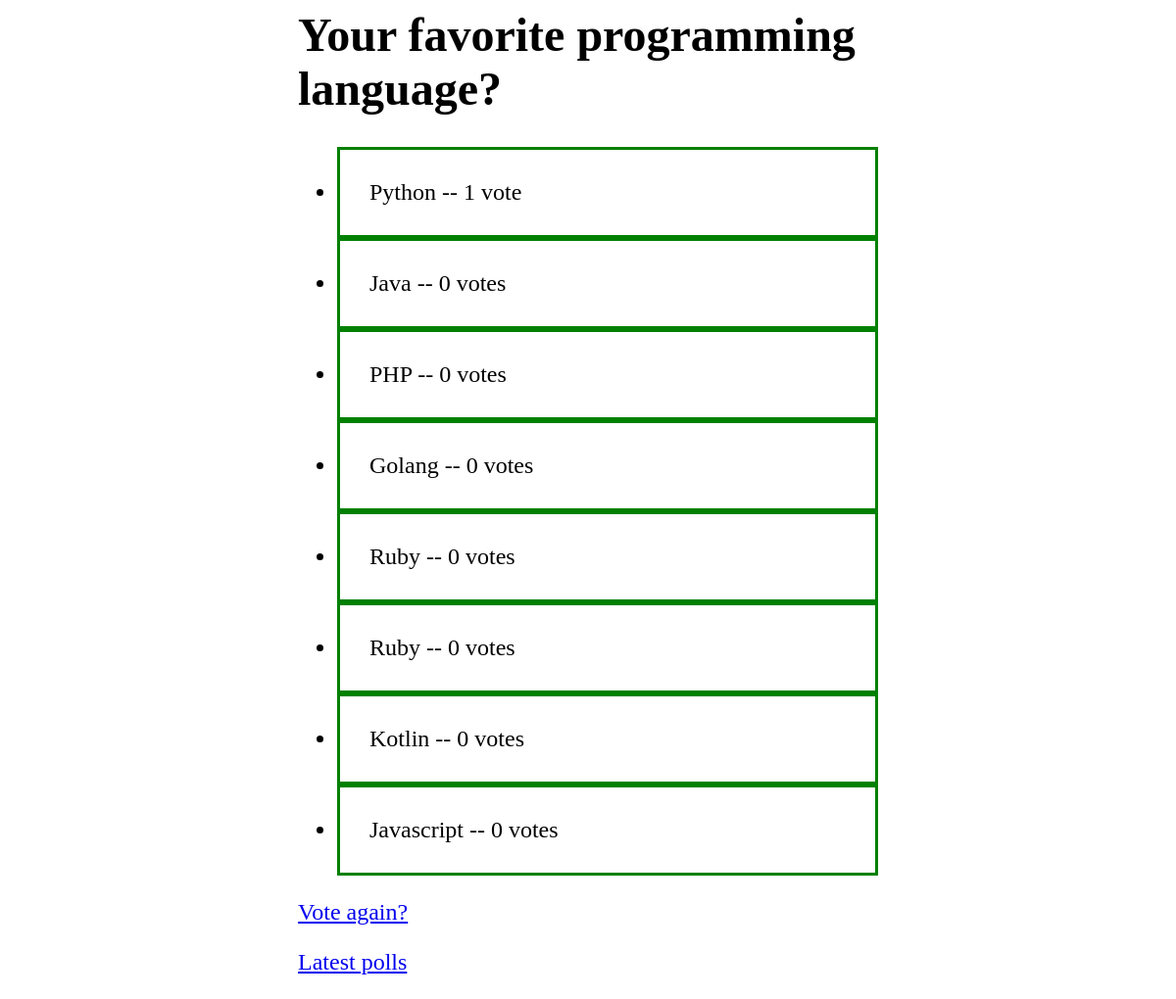
Before: /10/results/ with the older database file.
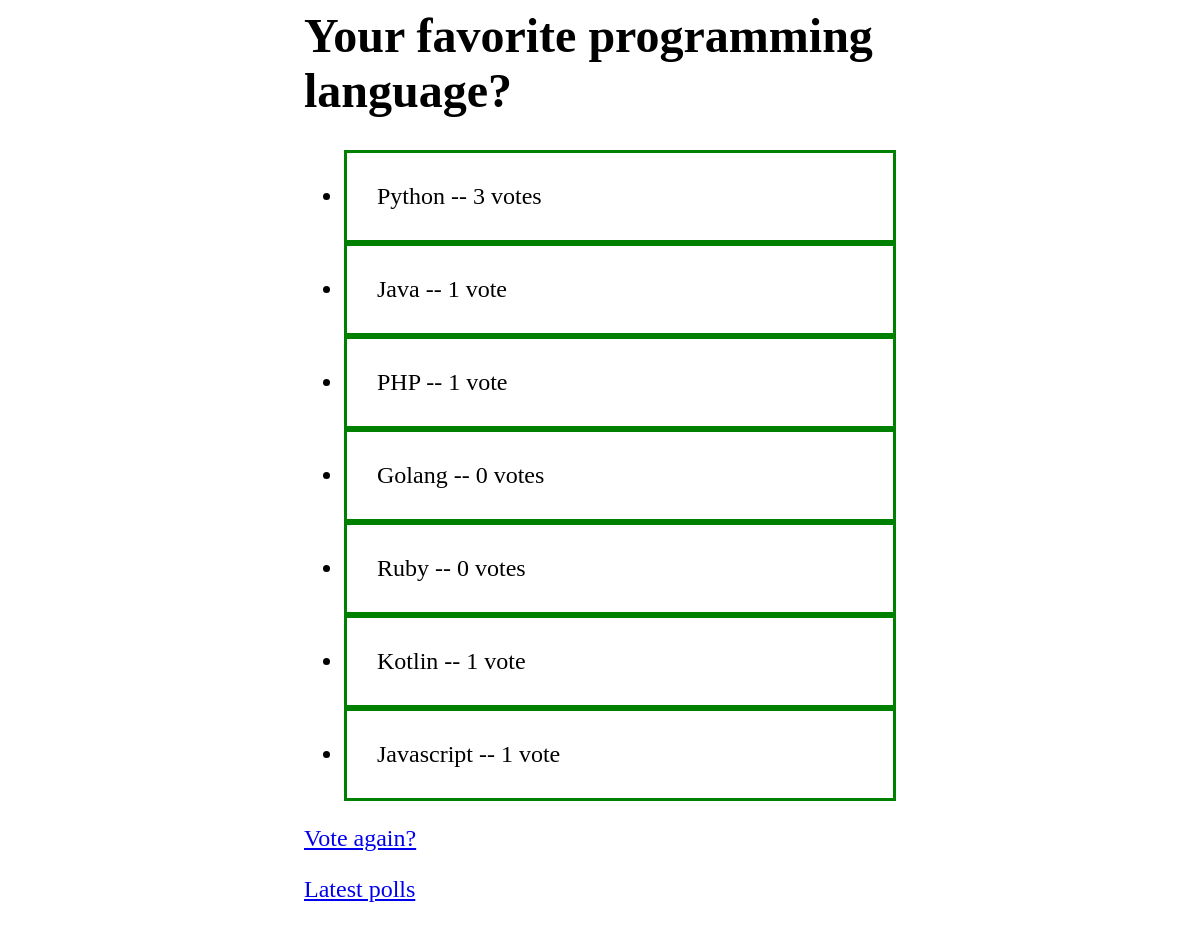
After: the same page with the newer database file.
### polls/models.py (models this page shows, shortened)
class Question(models.Model):
    question_text = models.CharField(max_length=200)
    pub_date = models.DateTimeField('date published')
    def was_published_recently(self):
        now = timezone.now()
        return now - datetime.timedelta(days=1) <= self.pub_date <= now
    was_published_recently.admin_order_field = 'pub_date'
    was_published_recently.boolean = True
    was_published_recently.short_description = 'Published recently?'

class Choice(models.Model):
    question = models.ForeignKey(Question, on_delete=models.CASCADE)
    choice_text = models.CharField(max_length=200)
    votes = models.IntegerField(default=0)

### polls/views.py (the view)
# urls.py: path('<int:pk>/results/', views.ResultsView.as_view(), name='results'),
class ResultsView(generic.DetailView):
    model = Question
    template_name = 'polls/results.html'
    def get_queryset(self):
        past_questions = Question.objects.filter(
            pub_date__lte=timezone.now()
        )
        question_texts_of_past_questions_with_choices = []
        for question in past_questions:
            if question.choice_set.count() != 0:
                question_texts_of_past_questions_with_choices.append(question.question_text)
        past_questions_with_choices = past_questions.filter(question_text__in=question_texts_of_past_questions_with_choices)
        return past_questions_with_choices

### polls/templates/polls/results.html
{% load static %}
<link rel="stylesheet" type="text/css" href="{% static 'polls/style.css' %}">
<div class='content'>
    <h1>{{ question.question_text }}</h1>
    <ul>
    {% for choice in question.choice_set.all %}
        <li>{{ choice.choice_text }} -- {{ choice.votes }} vote{{ choice.votes|pluralize }}</li>
    {% endfor %}
    </ul>
    <p><a href="{% url 'polls:detail' question.id %}">Vote again?</a></p>
    <p><a href="{% url 'polls:index' %}">Latest polls</a></p>
</div>

### polls/static/polls/style.css (style rules this page uses)
.content { margin: auto; width: 50%; font-size: x-large; }
li { border: 3px solid green; padding: 30px; }

Changed rows visible on the page:
removed Choice: choice_text "Ruby", votes "0"
changed Choice "Python": votes "1" → "3"
changed Choice "Java": votes "0" → "1"
changed Choice "PHP": votes "0" → "1"
changed Choice "Kotlin": votes "0" → "1"
changed Choice "Javascript": votes "0" → "1"
